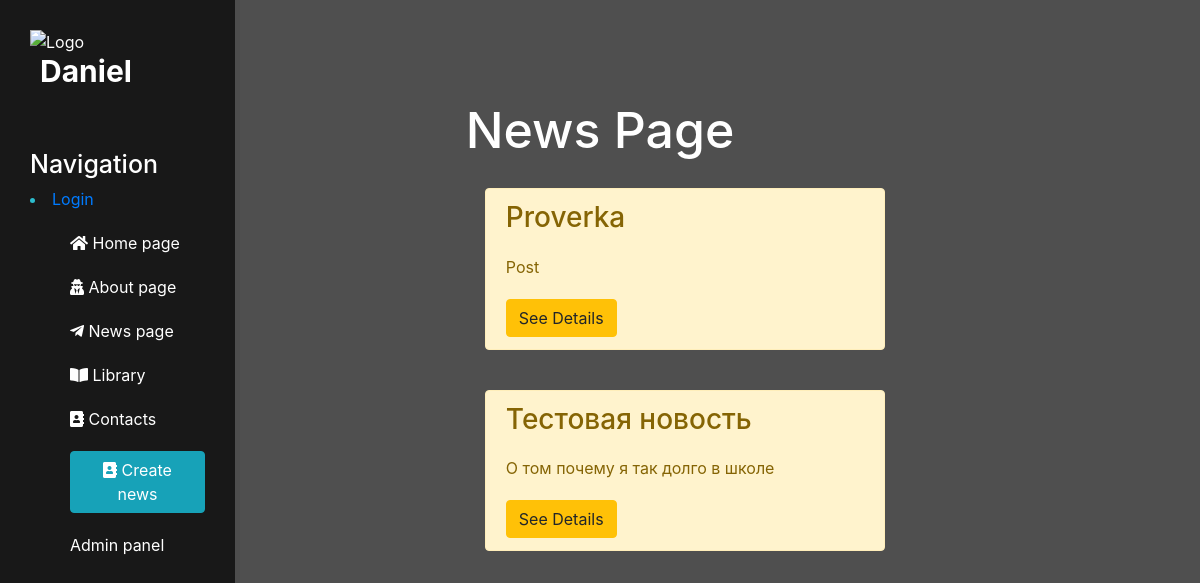
Before: /news/ with the older database file.
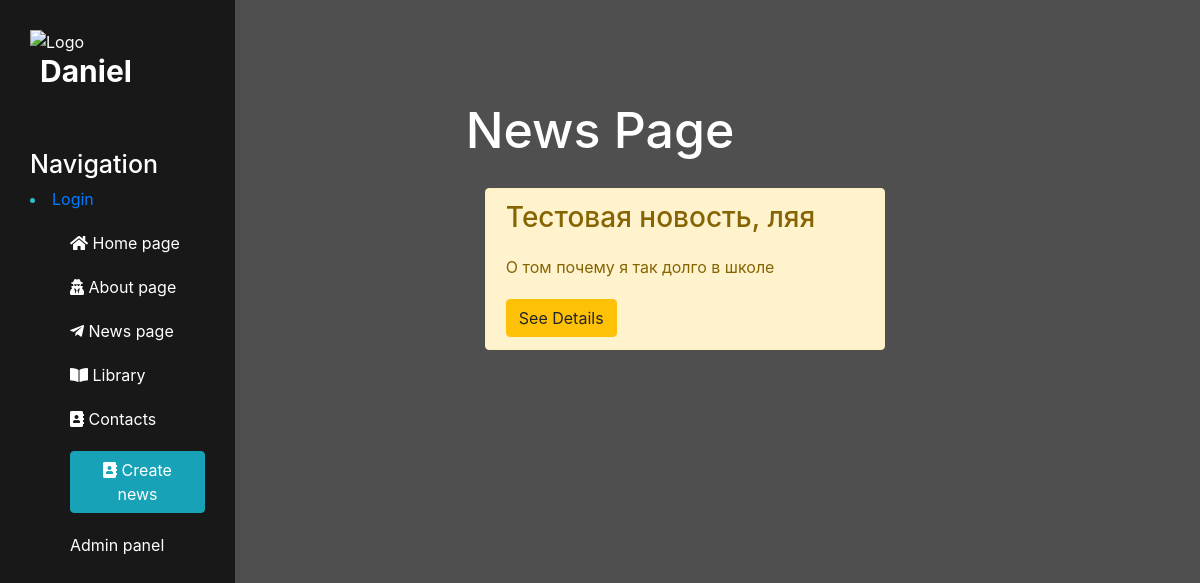
After: the same page with the newer database file.
### news/models.py (models this page shows, shortened)
class Articles(models.Model):
    title = models.CharField('Name', max_length=50)
    anons = models.CharField('Anons', max_length=250)
    full_text = models.TextField('News')
    date = models.DateTimeField('Date')
    class Meta:
        verbose_name = "Новость"
        verbose_name_plural = "Новости"

### news/views.py (the view)
# urls.py: path('', views.news_home, name='news_home'),
def news_home(request):
    news = Articles.objects.order_by('date')
    return render(request, 'news/news_home.html', {'news': news})

### templates/news/news_home.html (shortened to what this page needs)
{% extends 'main/layout.html' %}
{% block content %}
    <div class="features">
        <h1>News Page</h1>
        {% if news %}
            {% for el in news %}
                <div class="alert alert-warning">
                    <h3>{{ el.title }}</h3>
                    <p>{{ el.anons }}</p>
                    <a href="{% url 'news-detail' el.id %}" class="btn btn-warning">See Details</a>
                </div>
            {% endfor %}
        {% else %}
            <p>News not consume</p>
        {% endif %}
    </div>
{% endblock %}

Changed rows visible on the page:
removed Articles: title "Proverka", anons "Post"
changed Articles "О том почему я так долго в школе": title "Тестовая новость" → "Тестовая новость, ляя"
